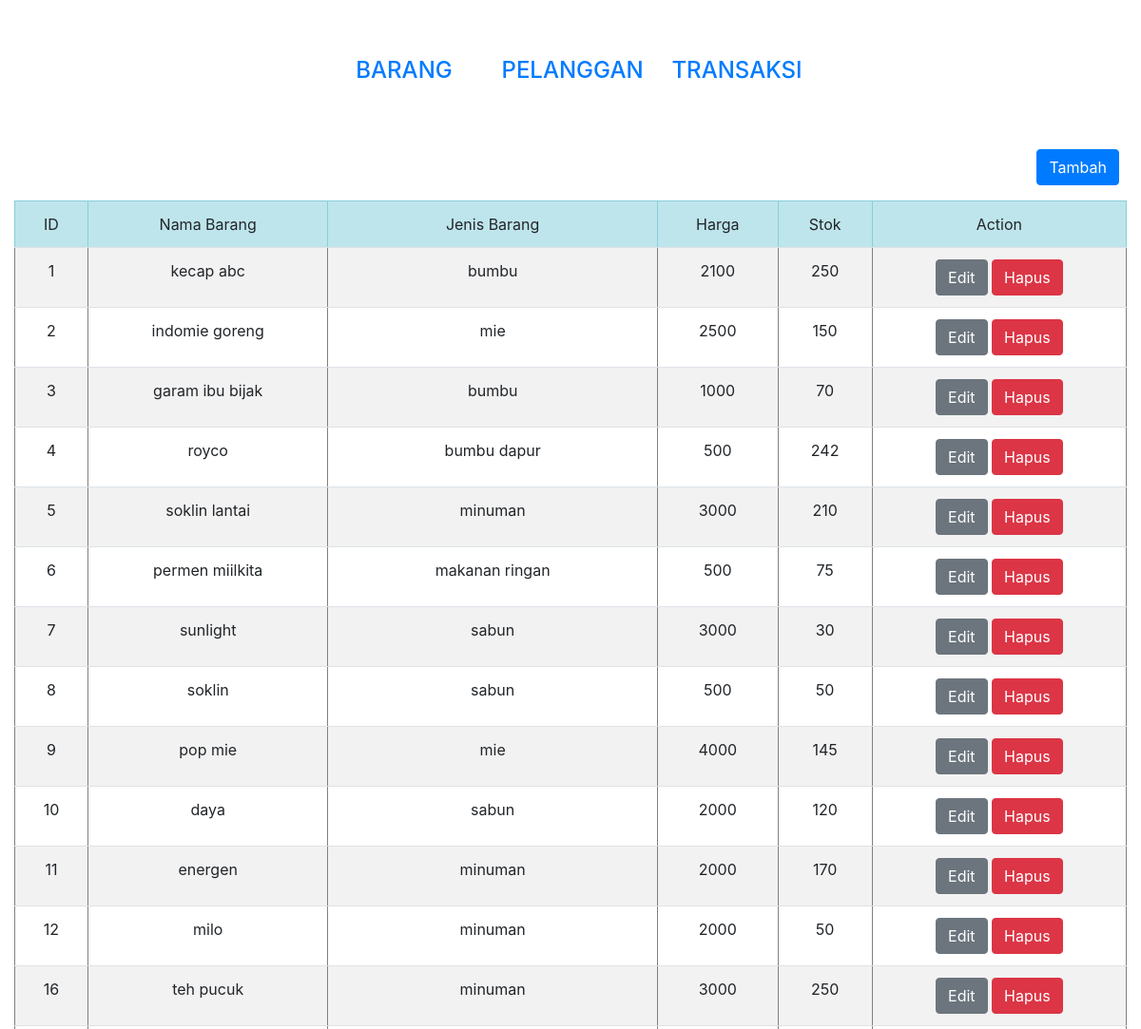
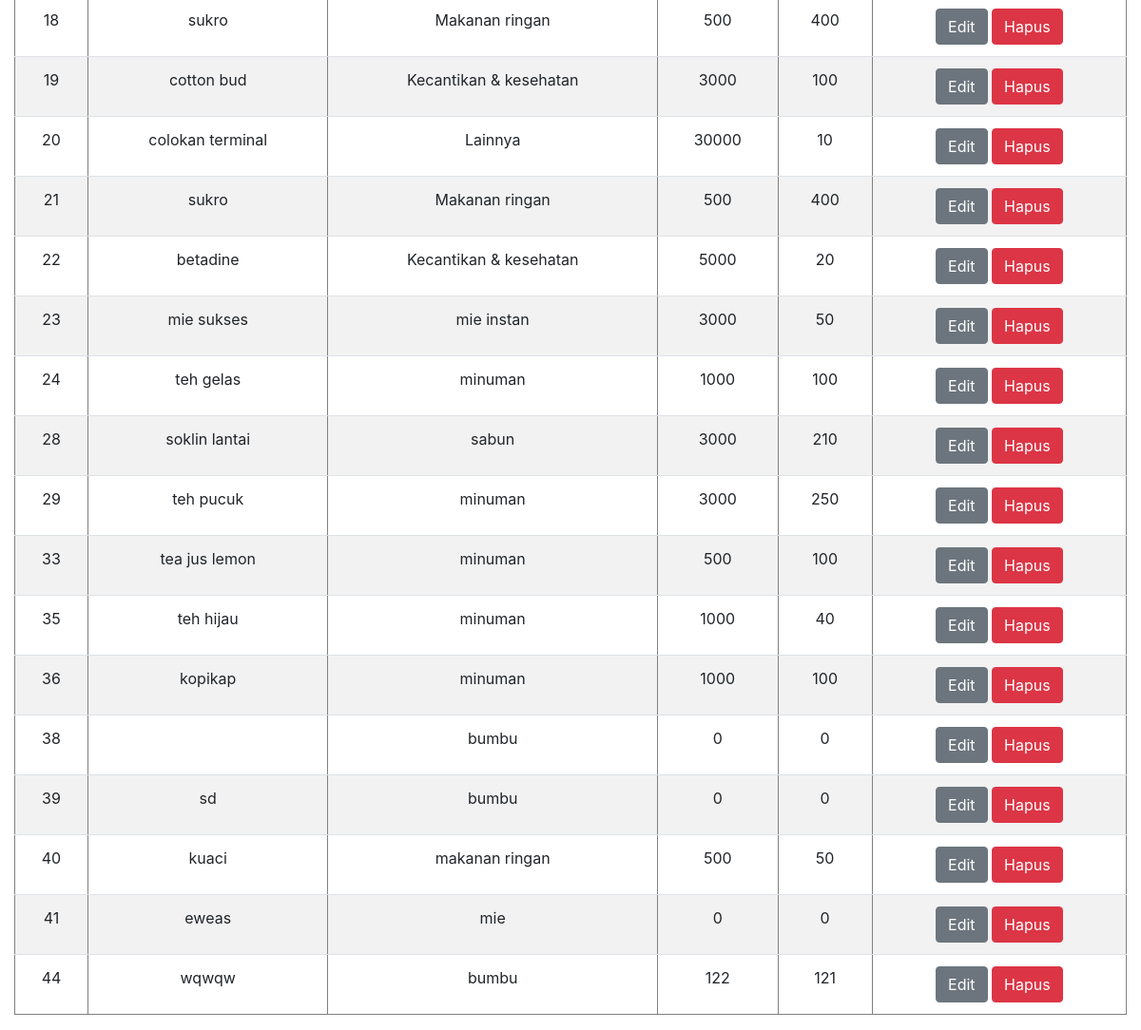
The page / on the database its author committed (2 pictures, top to bottom).
### tables this page shows
CREATE TABLE `barang` (
  `id` int(10) NOT NULL,
  `nama` varchar(30) NOT NULL,
  `jenis_brg` varchar(50) NOT NULL,
  `harga` int(10) NOT NULL,
  `stok` int(10) DEFAULT NULL
);

### index.php (the view, shortened to what this page needs)
<!DOCTYPE html>
<html lang="en">
<head>
	<link rel="stylesheet" href="https://stackpath.bootstrapcdn.com/bootstrap/4.3.1/css/bootstrap.min.css">
</head>
<body>
	<?php
		include_once("connect.php");
		$barangs = mysqli_query($mysqli, "SELECT * FROM barang
										  ORDER BY id ASC");
	 ?>
	<div class="container-fluid">
		<div class="row" style="margin: 60px;">
			<div class="col-md-3"></div>
				<div class="col-md-2 text-center">
					<h4><a href="index.php" style="text-decoration: none;">BARANG</a></h4>
				</div>
				<div class="col-md-2 text-center">
					<h4><a href="pelanggan.php" style="text-decoration: none;">PELANGGAN</a></h4>
				</div>
				<div class="col-md-2 text-center">
					<h4><a href="transaksi.php" style="text-decoration: none;">TRANSAKSI</a></h4>
				</div>
				</div>
		<div class="row">
			<div class="col-md-12 mb-3">
				<a href="add.php" class="btn btn-primary float-right mr-2">Tambah</a>
			</div>
			<div class="col-md-12">
				<table class="table table-striped table-hover" border="1">
					<thead class="table-info">
						<td class="text-center ">ID</td>
						<td class="text-center ">Nama Barang</td>
						<td class="text-center ">Jenis Barang</td>
						<td class="text-center ">Harga</td>
						<td class="text-center ">Stok</td>
						<td class="text-center ">Action</td>
					</thead>
				<tbody>
					<?php
						while($barang = mysqli_fetch_array($barangs)) {
							echo"
								<tr class='text-center'>
									<td>".$barang['id']."</td>
									<td>".$barang['nama']."</td>
									<td>".$barang['jenis_brg']."</td>
									<td>".$barang['harga']."</td>
									<td>".$barang['stok']."</td>
									<td class = 'text-center'>
									<a href='edit.php?id=".$barang['id']."' class ='btn btn-secondary'>Edit</a>
									<a href='#' class ='btn btn-danger' onclick = 'confirmation(".$barang['id'].")'>Hapus</a>
									</td>
								</tr>
							";
						}
					 ?>
				</tbody>
			</table>
		</div>
	</div>
</div>
</body>
</html>

### rows shown on the page
barang: id "1", nama "kecap abc", jenis_brg "bumbu", harga "2100", stok "250"
barang: id "2", nama "indomie goreng", jenis_brg "mie", harga "2500", stok "150"
barang: id "3", nama "garam ibu bijak", jenis_brg "bumbu", harga "1000", stok "70"
barang: id "4", nama "royco", jenis_brg "bumbu dapur", harga "500", stok "242"
barang: id "5", nama "soklin lantai", jenis_brg "minuman", harga "3000", stok "210"
barang: id "6", nama "permen miilkita", jenis_brg "makanan ringan", harga "500", stok "75"
barang: id "7", nama "sunlight", jenis_brg "sabun", harga "3000", stok "30"
barang: id "8", nama "soklin", jenis_brg "sabun", harga "500", stok "50"
barang: id "9", nama "pop mie", jenis_brg "mie", harga "4000", stok "145"
barang: id "10", nama "daya", jenis_brg "sabun", harga "2000", stok "120"
barang: id "11", nama "energen", jenis_brg "minuman", harga "2000", stok "170"
barang: id "12", nama "milo", jenis_brg "minuman", harga "2000", stok "50"
barang: id "16", nama "teh pucuk", jenis_brg "minuman", harga "3000", stok "250"
barang: id "18", nama "sukro", jenis_brg "Makanan ringan", harga "500", stok "400"
barang: id "19", nama "cotton bud", jenis_brg "Kecantikan & kesehatan", harga "3000", stok "100"
barang: id "20", nama "colokan terminal", jenis_brg "Lainnya", harga "30000", stok "10"
barang: id "21", nama "sukro", jenis_brg "Makanan ringan", harga "500", stok "400"
barang: id "22", nama "betadine", jenis_brg "Kecantikan & kesehatan", harga "5000", stok "20"
barang: id "23", nama "mie sukses", jenis_brg "mie instan", harga "3000", stok "50"
barang: id "24", nama "teh gelas", jenis_brg "minuman", harga "1000", stok "100"
barang: id "28", nama "soklin lantai", jenis_brg "sabun", harga "3000", stok "210"
barang: id "29", nama "teh pucuk", jenis_brg "minuman", harga "3000", stok "250"
barang: id "33", nama "tea jus lemon", jenis_brg "minuman", harga "500", stok "100"
barang: id "35", nama "teh hijau", jenis_brg "minuman", harga "1000", stok "40"
barang: id "36", nama "kopikap", jenis_brg "minuman", harga "1000", stok "100"
barang: id "38", jenis_brg "bumbu", harga "0", stok "0"
barang: id "39", nama "sd", jenis_brg "bumbu", harga "0", stok "0"
barang: id "40", nama "kuaci", jenis_brg "makanan ringan", harga "500", stok "50"
barang: id "41", nama "eweas", jenis_brg "mie", harga "0", stok "0"
barang: id "44", nama "wqwqw", jenis_brg "bumbu", harga "122", stok "121"
